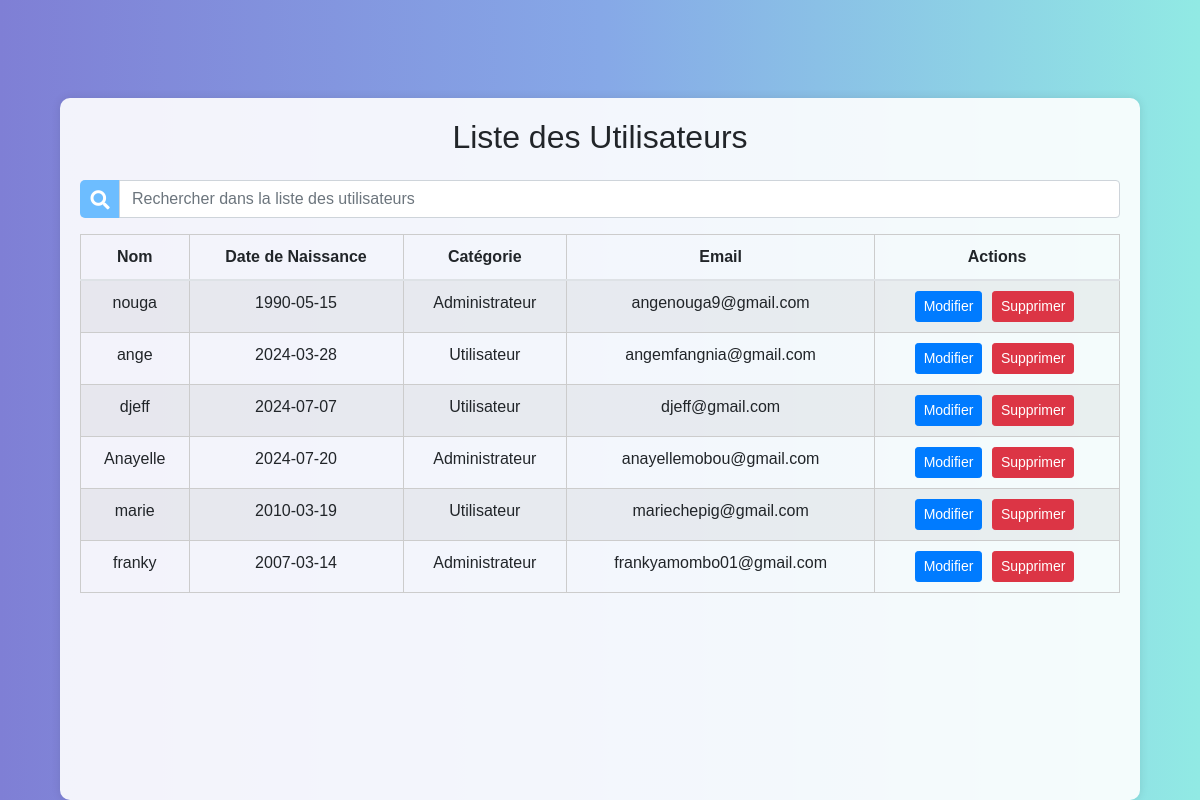
The page /presentation/html/liste_utilisateurs.php (signed in) on the database its author committed.
### tables this page shows
CREATE TABLE `utilisateur` (
  `idU` int(11) NOT NULL,
  `nomU` varchar(30) DEFAULT NULL,
  `email` varchar(30) DEFAULT NULL,
  `password` varchar(120) DEFAULT NULL,
  `dateNaissance` date DEFAULT NULL,
  `id_Categorie` smallint(5) UNSIGNED NOT NULL,
  `reset_token` varchar(255) DEFAULT NULL,
  `reset_token_expiration` timestamp NOT NULL DEFAULT current_timestamp() ON UPDATE current_timestamp()
);

CREATE TABLE `categorie` (
  `id` smallint(5) UNSIGNED NOT NULL,
  `nom` varchar(30) DEFAULT NULL
);

### access_donnees/basedonnee.php (called while the page is built, shortened)
<?php
class basedonnee{
private $pdo;
function __construct(){
    $this->pdo = new PDO(self::DNS, self::username, self::password);
    $this->pdo->setAttribute(PDO::ATTR_ERRMODE, PDO::ERRMODE_EXCEPTION);
}
function request($sql, $params = null)
{
    $req = $this->pdo->prepare($sql);
    if ($params == null) {
        $req->execute();
    } else {
        $req->execute($params);
    }
    return $req;
}
function recover($req, $one = true)
{
    $datas = null;
    $req->setFetchMode(PDO::FETCH_OBJ);
    if ($one == true) {
        $datas = $req->fetch();
    } else {
        $datas = $req->fetchAll();
    }
    return $datas;
}
}
?>

### presentation/html/liste_utilisateurs.php (the view, shortened to what this page needs)
<?php
require_once '../../access_donnees/basedonnee.php';
$basedonnee = new basedonnee();
$sql = "SELECT U.idU, U.nomU, U.dateNaissance, C.nom AS categorie, U.email
        FROM Utilisateur U
        INNER JOIN Categorie C ON U.id_Categorie = C.id";
$req = $basedonnee->request($sql);
$utilisateurs = $basedonnee->recover($req, false);
?>
<!DOCTYPE html>
<html lang="fr">
<head>
    <link rel="stylesheet" href="https://stackpath.bootstrapcdn.com/bootstrap/4.5.2/css/bootstrap.min.css">
    <link rel="stylesheet" href="https://cdnjs.cloudflare.com/ajax/libs/font-awesome/5.15.3/css/all.min.css">
</head>
<body>
    <div class="container mt-5 main-content">
        <h2 class="text-center mb-4">Liste des Utilisateurs</h2>
        <div class="input-group mb-3">
            <div class="input-group-prepend">
                <span class="input-group-text"><i class="fas fa-search"></i></span>
            </div>
            <input type="text" class="form-control" id="searchInput" placeholder="Rechercher dans la liste des utilisateurs">
        </div>
        <table class="table table-striped table-bordered">
            <thead>
                <tr>
                    <th>Nom</th>
                    <th>Date de Naissance</th>
                    <th>Catégorie</th>
                    <th>Email</th>
                    <th>Actions</th>
                </tr>
            </thead>
            <tbody>
                <?php foreach ($utilisateurs as $utilisateur): ?>
                    <tr>
                        <td><?php echo htmlspecialchars($utilisateur->nomU); ?></td>
                        <td><?php echo htmlspecialchars($utilisateur->dateNaissance); ?></td>
                        <td><?php echo htmlspecialchars($utilisateur->categorie); ?></td>
                        <td><?php echo htmlspecialchars($utilisateur->email); ?></td>
                        <td>
                            <a href="modifier_utilisateur.php?id=<?php echo $utilisateur->idU; ?>" class="btn btn-primary btn-sm">Modifier</a>
                            <a href="supprimer_utilisateur.php?id=<?php echo $utilisateur->idU; ?>" class="btn btn-danger btn-sm" onclick="return confirm('Êtes-vous sûr de vouloir supprimer cet utilisateur?');">Supprimer</a>
                        </td>
                    </tr>
                <?php endforeach; ?>
            </tbody>
        </table>
    </div>
</body>
</html>

### presentation/html/liste_utilisateurs.php (style rules this page uses)
body { background: linear-gradient(to right, #7F7FD5, #86A8E7, #91EAE4); background-size: cover; background-repeat: no-repeat; padding-top: 50px; font-family: Arial, sans-serif; min-height: 100vh; display: flex; justify-content: center; }
.main-content { background-color: rgba(255, 255, 255, 0.9); padding: 20px; border-radius: 10px; box-shadow: 0 0 10px rgba(0, 0, 0, 0.1); width: 90%; max-width: 1200px; }
.table { width: 100%; margin-bottom: 20px; border-collapse: collapse; }
.table th, .table td { padding: 10px; text-align: center; border: 1px solid #ccc; }
.btn-primary, .btn-danger { margin-right: 5px; }
.input-group { width: 100%; margin-bottom: 15px; }
.input-group-prepend { width: 40px; padding: 0; }
.input-group-prepend .input-group-text { background-color: #6dbdff; border: none; width: 100%; display: flex; justify-content: center; align-items: center; border-radius: 5px 0 0 5px; }
.input-group-prepend .input-group-text i { color: white; font-size: 1.2rem; }

### rows shown on the page
utilisateur: nomU "nouga", dateNaissance "1990-05-15", id_Categorie.nom "Administrateur", email "angenouga9@gmail.com"
utilisateur: nomU "ange", dateNaissance "2024-03-28", id_Categorie.nom "Utilisateur", email "angemfangnia@gmail.com"
utilisateur: nomU "djeff", dateNaissance "2024-07-07", id_Categorie.nom "Utilisateur", email "djeff@gmail.com"
utilisateur: nomU "Anayelle", dateNaissance "2024-07-20", id_Categorie.nom "Administrateur", email "anayellemobou@gmail.com"
utilisateur: nomU "marie", dateNaissance "2010-03-19", id_Categorie.nom "Utilisateur", email "mariechepig@gmail.com"
utilisateur: nomU "franky", dateNaissance "2007-03-14", id_Categorie.nom "Administrateur", email "frankyamombo01@gmail.com"
